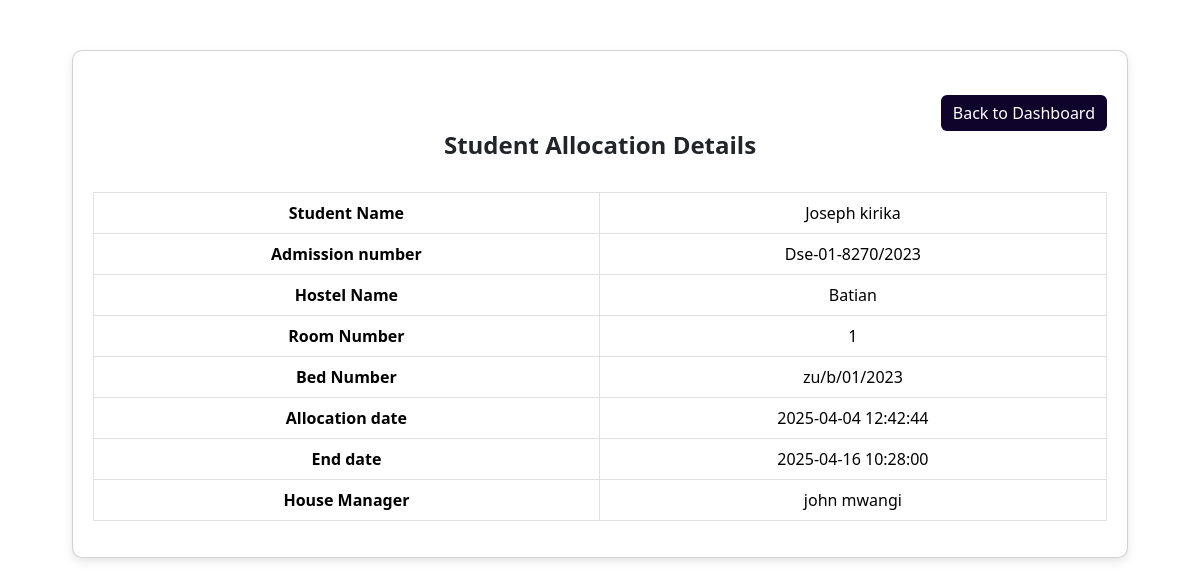
The app's page /student_allocation.php (signed in) with its own data.
### tables this page shows
CREATE TABLE `students` (
  `student_id` int(11) NOT NULL,
  `full_name` varchar(255) NOT NULL,
  `admission_number` varchar(50) NOT NULL,
  `email` varchar(100) NOT NULL,
  `contact` varchar(15) NOT NULL,
  `username` varchar(100) NOT NULL,
  `password` varchar(255) NOT NULL,
  `gender` varchar(10) DEFAULT NULL,
  `role` varchar(50) DEFAULT 'Student'
);

CREATE TABLE `hostels` (
  `hostel_id` int(11) NOT NULL,
  `hostel_name` varchar(255) NOT NULL,
  `campus_id` int(11) DEFAULT NULL,
  `capacity` int(11) NOT NULL,
  `gender` varchar(10) DEFAULT NULL,
  `user_id` int(11) DEFAULT NULL
);

CREATE TABLE `rooms` (
  `room_id` int(11) NOT NULL,
  `hostel_id` int(11) DEFAULT NULL,
  `room_number` varchar(50) NOT NULL,
  `bed_capacity` int(11) NOT NULL
);

CREATE TABLE `beds` (
  `bed_id` int(11) NOT NULL,
  `room_id` int(11) DEFAULT NULL,
  `bed_number` varchar(50) NOT NULL,
  `status` enum('Available','Occupied') DEFAULT 'Available'
);

CREATE TABLE `allocations` (
  `allocation_id` int(11) NOT NULL,
  `student_id` int(11) DEFAULT NULL,
  `bed_id` int(11) DEFAULT NULL,
  `allocated_date` timestamp NOT NULL DEFAULT current_timestamp(),
  `allocations_from` datetime NOT NULL,
  `allocations_to` datetime NOT NULL,
  `user_id` int(11) NOT NULL,
  `status` enum('Active','Expired') DEFAULT 'Active'
);

CREATE TABLE `users` (
  `user_id` int(11) NOT NULL,
  `username` varchar(100) NOT NULL,
  `password` varchar(255) NOT NULL,
  `role` varchar(50) NOT NULL,
  `created_at` timestamp NOT NULL DEFAULT current_timestamp()
);

### student_allocation.php (the view, shortened to what this page needs)
<?php
include 'db.php';
$sql = "SELECT
    a.allocation_id,
    s.full_name,
    s.admission_number,
    b.bed_number,
    a.allocated_date,
    a.allocations_from,
    a.allocations_to,
    u.username AS allocated_by,
    hs.hostel_name,
    c.campus_name,
    h.username AS house_keeper,
    r.room_number  -- Added room_number here
FROM allocations a
JOIN students s ON a.student_id = s.student_id
JOIN beds b ON a.bed_id = b.bed_id
JOIN users u ON a.user_id = u.user_id
JOIN rooms r ON b.room_id = r.room_id
JOIN hostels hs ON r.hostel_id = hs.hostel_id
JOIN campus c ON hs.campus_id = c.campus_id
LEFT JOIN users h ON hs.user_id = h.user_id";
$result = mysqli_query($conn, $sql);
if (mysqli_num_rows($result) > 0) {
    $student = mysqli_fetch_assoc($result);
} else {
    echo "No allocation found for this student.";
    exit();
}
?>
<!DOCTYPE html>
<html lang="en">
<head>
    <link href="https://cdn.jsdelivr.net/npm/bootstrap@5.3.3/dist/css/bootstrap.min.css" rel="stylesheet">
</head>
<body>
<div class="container">
    <div class="card">
    <div class="text-end mt-4">
            <a href="./stude_d.php" class="btn btn-primary">Back to Dashboard</a>
        </div>
        <h4 class="fw-bold text-center">Student Allocation Details</h4>
        <table class="table table-bordered mt-4">
            <tr>
                <th>Student Name</th>
                <td><?php echo $student['full_name']; ?></td>
            </tr>
            <tr>
                <th>Admission number</th>
                <td><?php echo $student['admission_number']; ?></td>
            </tr>
            <tr>
                <th>Hostel Name</th>
                <td><?php echo $student['hostel_name']; ?></td>
            </tr>
            <tr>
                <th>Room Number</th>
                <td><?php echo $student['room_number']; ?></td>
            </tr>
            <tr>
                <th>Bed Number</th>
                <td><?php echo $student['bed_number']; ?></td>
            </tr>
            <tr>
                <th>Allocation date</th>
                <td><?php echo ucfirst($student['allocated_date']); ?></td>
            </tr>
                <th>End date</th>
                <td><?php echo ucfirst($student['allocations_to']); ?></td>
            <tr>
                <th>House Manager </th>
                <td><?php echo $student['house_keeper'] ? $student['house_keeper'] : "No house manager assigned"; ?></td>
            </tr>
        </table>
        </div>
    </div>
</body>
</html>

### student_allocation.php (style rules this page uses)
body { background-color: white; color: #0f032b; }
.container { margin-top: 50px; max-width: 90%; }
.card { background-color: white; border-radius: 10px; padding: 20px; box-shadow: 0px 4px 10px rgba(0, 0, 0, 0.1); position: relative; }
.btn-primary { background-color: #0f032b !important; color: white !important; border: none !important; }
td, th { text-align: center; }

### records on screen
students: full_name "Joseph kirika", admission_number "Dse-01-8270/2023"
hostels: hostel_name "Batian"
rooms: room_number "1"
beds: bed_number "zu/b/01/2023"
allocations: allocated_date "2025-04-04 12:42:44", allocations_to "2025-04-16 10:28:00"
users: username "john mwangi"
